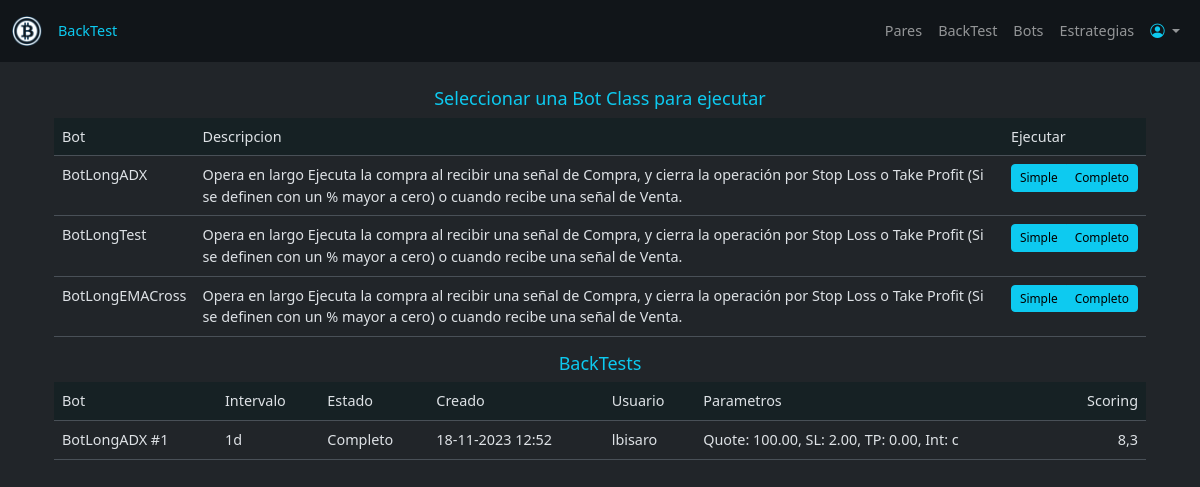
The page /bot/backtest/ (signed in) on the database as committed earlier.
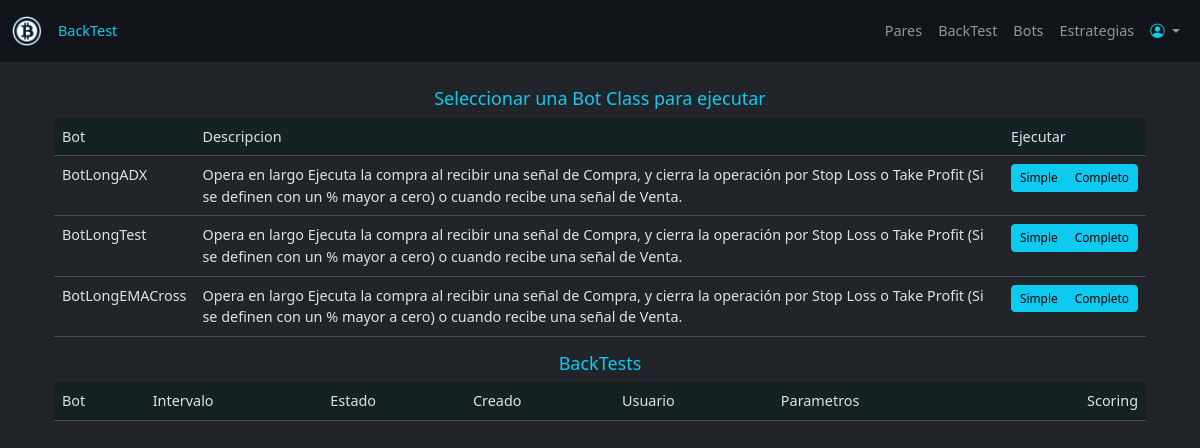
The same page on the database as committed later.
### bot/model_backtest.py (models this page shows, shortened)
class Backtest(models.Model):
    ESTADO_CREADO = 0
    ESTADO_INICIADO = 10
    ESTADO_ENCURSO = 50
    ESTADO_COMPLETO = 100
    klines_folder = os.path.join(settings.BASE_DIR,'backtest','klines')
    results_folder = os.path.join(settings.BASE_DIR,'backtest','results')
    clase = models.SlugField(max_length = 50, null=False, blank=False)
    parametros = models.TextField(null=False, blank=False)
    interval_id = models.CharField(max_length = 8, null=False, blank=False)
    estado = models.IntegerField(null=False, blank=False, default=0)
    completo = models.FloatField(null=False, blank=False, default=0)
    creado = models.DateTimeField(default=timezone.now)
    usuario = models.ForeignKey(User, on_delete = models.CASCADE)
    scoring = models.FloatField(null=False, blank=False, default=0)
    scoring_str = models.TextField(null=False, blank=True, default='')
    def name(self):
        return f'{self.clase} #{self.id}'
    def str_estado(self):
        estados = {}
        estados[self.ESTADO_CREADO] = 'Creado'
        estados[self.ESTADO_INICIADO] = 'Iniciado'
        estados[self.ESTADO_ENCURSO] = 'En curso'
        estados[self.ESTADO_COMPLETO] = 'Completo'
        return estados[self.estado]
    def str_interval(self):
        interval = fn.get_intervals(self.interval_id,'binance')
        return interval
    def parse_parametros(self):
        gen_bot = GenericBotClass().get_instance(self.clase)
        parametros = gen_bot.parametros
        pe = eval(self.parametros)
        for prm in pe:
            for v in prm:
                parametros[v]['v'] = prm[v]
                parametros[v]['str'] = prm[v]
                if parametros[v]['t'] == 'perc':
                    val = float(parametros[v]['v'])
                    parametros[v]['str'] = f'{val:.2f} %'
                if parametros[v]['t'] == 't_int':
                    if parametros[v]['v'] == 's':
                        parametros[v]['str'] = 'Simple'
                    elif parametros[v]['v'] == 'c':
                        parametros[v]['str'] = 'Compuesto'
        return parametros
    def str_parametros(self):
        prm = self.parse_parametros()
        str = ''
        for p,values in prm.items():
            if (p != 'symbol') or (p == 'symbol' and values['v'] != 'BACKTEST'):
                if str != '':
                    str += ', '
                v = values['v']
                sn = values['sn']
                str += f'{sn}: {v}'
        return str

### bot/views_backtest.py (the view)
# urls.py: path('backtest/',vbt.backtest,name='backtest'),
@login_required
def backtest(request):
    gen_bot = GenericBotClass()
    classList = gen_bot.get_clases()
    backtests = Backtest.objects.filter().order_by('estado','clase','interval_id','creado')
    clases = []
    for c in classList:
        obj = gen_bot.get_instance(c)
        cls = {'class':c,'descripcion':obj.descripcion, }
        clases.append(cls)
    if request.method == 'GET':
        return render(request, 'backtest.html',{
            'clases': clases,
            'backtests': backtests,
        })

### bot/models.py (called while the page is built)
    def get_clases(self):
        clases = []
        folder = os.path.join(settings.BASE_DIR,'scripts/bots')
        files = [file for file in os.listdir(folder) if fnmatch.fnmatch(file, 'Bot*.py')]
        for file in files:
            file = file.replace('.py','')
            clases.append(file)
        return clases

    def get_instance(self,clase):
        modulo = importlib.import_module(f'scripts.bots.{clase}')
        obj = eval(f'modulo.{clase}()')
        return obj

### bot/templates/backtest.html (shortened to what this page needs)
{% extends 'base.html' %}
{% block nav_title %}BackTest{% endblock %}
{% load static %}
{% block content %}
<div class="container">
    <div class="container">
        <h5 class="text-center text-info">Seleccionar una Bot Class para ejecutar</h5>
        <table id="clases" class="table-dg">
            <thead>
                <tr>
                    <th>Bot</th>
                    <th>Descripcion</th>
                    <th>Ejecutar</th>
                </tr>
            </thead>
            <tbody>
                {% for e in clases %}
                <tr >
                    <td>{{e.class}}</td>
                    <td>{{e.descripcion}}</td>
                    <td>
                        <div class="btn-group" role="group" aria-label="Basic example">
                            <span class="btn btn-info btn-sm" onclick="prueba_simple('{{e.class}}')" >Simple</span>
                            <span class="btn btn-info btn-sm" onclick="prueba_completa('{{e.class}}')" >Completo</span>
                        </div>
                    </td>
                </tr>
                {% endfor %}
            </tbody>
        </table>
    </div>
    <div class="container">
        <h5 class="text-center text-info">BackTests</h5>
        <table id="clases" class="table-dg">
            <thead>
                <tr>
                    <th>Bot</th>
                    <th>Intervalo</th>
                    <th>Estado</th>
                    <th>Creado</th>
                    <th>Usuario</th>
                    <th>Parametros</th>
                    <th class="text-end">Scoring</th>
                </tr>
            </thead>
            <tbody>
                {% for bt in backtests %}
                <tr onclick="ver('{{bt.id}}')" >
                    <td>{{bt.name}}</td>
                    <td>{{bt.str_interval}}</td>
                    <td>{{bt.str_estado}}</td>
                    <td>{{bt.creado|date:"d-m-Y h:i"}}</td>
                    <td>{{bt.usuario.username}}</td>
                    <td>{{bt.str_parametros}}</td>
                    <td class="text-end">{{bt.scoring}}</td>
                </tr>
                {% endfor %}
            </tbody>
        </table>
    </div>
</div>
{% endblock %}

### user/templates/base.html (shortened to what this page needs)
<!doctype html>
{% load static %}
<html lang="es" data-bs-theme="dark">
<head>
    <link href="{% static 'styles/bootstrap-custom.css' %}" rel="stylesheet">
    <link href="{% static 'styles/app.css' %}" rel="stylesheet" >
    <link href="{% static 'styles/no_print.css' %}" media="print" rel="stylesheet" type="text/css">
    <link rel="stylesheet" href="https://cdn.jsdelivr.net/npm/bootstrap-icons@1.11.1/font/bootstrap-icons.css">
</head>
<body>
    <nav class="navbar navbar-expand-lg fixed-top no_print " data-bs-theme="dark" style="background-color: #111519;">
        <div class="container-fluid">
            <a class="navbar-brand" href="/"><img src="{% static 'images/menu.png' %}" height="30"></a>
            <span class="navbar-brand text-info">{% block nav_title %}TraderBot{% endblock %}</span>
            <div class="collapse navbar-collapse justify-content-end" id="navbarNav">
                <ul class="navbar-nav">
                    {% if user.is_authenticated %}
                    <li class="nav-item">
                        <a class="nav-link " href="{% url 'symbols' %}">Pares</a>
                    </li>
                    <li class="nav-item">
                        <a class="nav-link " href="{% url 'backtest' %}">BackTest</a>
                    </li>
                    <li class="nav-item">
                        <a class="nav-link " href="{% url 'bots' %}">Bots</a>
                    </li>
                    <li class="nav-item">
                        <a class="nav-link " href="{% url 'estrategias' %}">Estrategias</a>
                    </li>
                    <li class="nav-item dropdown">
                    <div class="nav-link dropdown-toggle" role="button" data-bs-toggle="dropdown" aria-expanded="false">
                        <i class="bi bi-person-circle text-info"></i>
                    </div>
                    </li>
                    {% else %}
                    <li class="nav-item">
                        <a class="nav-link " href="{% url 'signin' %}">Iniciar sesion</a>
                    </li>
                    {% endif %}
                </ul>
            </div>
        </div>
    </nav>
    <div class="main pt-4 mt-5">
        <form onsubmit="return false;">
            <div class="container-flex p-3">
                {% block content %}
                {% endblock %}
            </div>
        </form>
    </div>
</body>
</html>

### ie/static/styles/no_print.css (style rules this page uses)
.no_print { display:none; visibility: hidden; height:0; width:0; padding:0; margin:0; border:0; }

Rows that differ between the two databases and show on the page:
removed Backtest: name "BotLongADX #1", str_interval "1d", str_estado "Completo", creado "18-11-2023 12:52", usuario.username "lbisaro", str_parametros "Quote: 100.00, SL: 2.00, TP: 0.00, Int: c", scoring "8,3"
